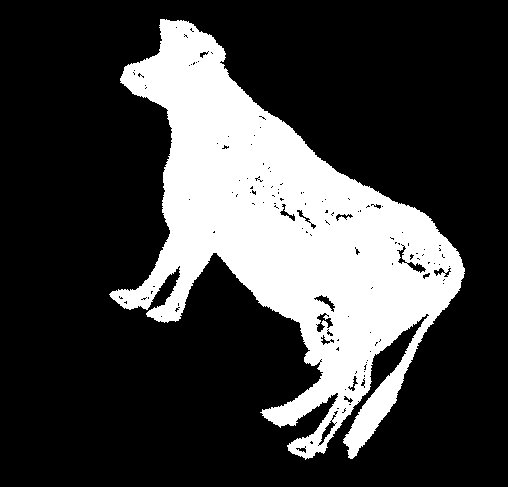
//> input picture Image Processing using C++/cattle-9.pgm, 508 x 487 px
$ ./Source1 cattle-9.pgm   (built with g++ and OpenCV 4)
//> lines starting //> are read from the running program, lines starting //| are printed output that depends on the picture; after the words box and inside, x2 and y2 are one past the last pixel; in counts of white or black regions, pixels touching at a corner belong together
#include <opencv2/core/utility.hpp>
#include "opencv2/imgproc.hpp"
#include "opencv2/imgcodecs.hpp"
#include "opencv2/highgui.hpp"
#include <iostream>
using namespace cv;
using namespace std;
Mat img;
int threshval = 100;
static void on_trackbar(int, void*)
{
    Mat bw = threshval < 128 ? (img < threshval) : (img > threshval);
    Mat labelImage(img.size(), CV_32S);
    int nLabels = connectedComponents(bw, labelImage, 8);
    std::vector<Vec3b> colors(nLabels);
    colors[0] = Vec3b(0, 0, 0);//background
    for (int label = 1; label < nLabels; ++label) {
        colors[label] = Vec3b((rand() & 255), (rand() & 255), (rand() & 255));
    }
    Mat dst(img.size(), CV_8UC3);
    for (int r = 0; r < dst.rows; ++r) {
        for (int c = 0; c < dst.cols; ++c) {
            int label = labelImage.at<int>(r, c);
            Vec3b& pixel = dst.at<Vec3b>(r, c);
            pixel = colors[label];
        }
    }
    imshow("Connected Components", dst);
}
int main(int argc, const char** argv)
{
    CommandLineParser parser(argc, argv, "{@image|stuff.jpg|image for converting to a grayscale}");
    parser.about("\nThis program demonstrates connected components and use of the trackbar\n");
    parser.printMessage();
    cout << "\nThe image is converted to grayscale and displayed, another image has a trackbar\n"
        "that controls thresholding and thereby the extracted contours which are drawn in color\n";
    String inputImage = parser.get<string>(0);
    img = imread(samples::findFile(inputImage), IMREAD_GRAYSCALE);
//> img: 487 rows x 508 cols, CV_8UC1; 25.1% white; 1 white region, box (x1, y1, x2, y2) and area: (109, 19, 465, 460) 62153
    if (img.empty())
    {
        cout << "Could not read input image file: " << inputImage << endl;
        return EXIT_FAILURE;
    }
    imshow("Image", img);
    namedWindow("Connected Components", WINDOW_AUTOSIZE);
    createTrackbar("Threshold", "Connected Components", &threshval, 255, on_trackbar);
    on_trackbar(threshval, 0);
//> in on_trackbar, `int nLabels = connectedComponents(bw, labelImage, 8);`:
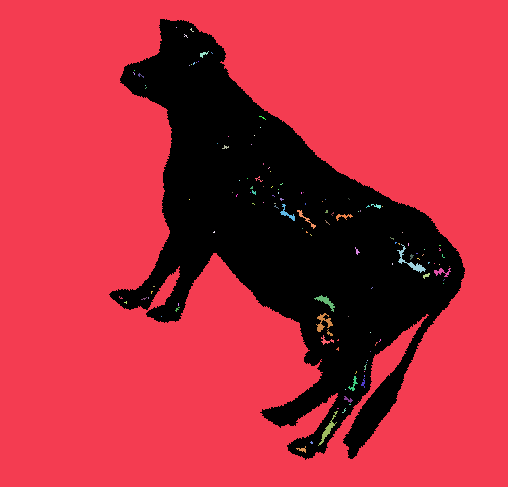
//> labelImage: 487 rows x 508 cols, CV_32SC1; 129 distinct labels, from 0 to 128; one colour per label, 0 black
//> in on_trackbar, `int nLabels = connectedComponents(bw, labelImage, 8);`: nLabels = 129
//> the loop in on_trackbar, `for (int label = 1; label < nLabels; ++label)` made 128 passes
//> in on_trackbar, `imshow("Connected Components", dst);`:
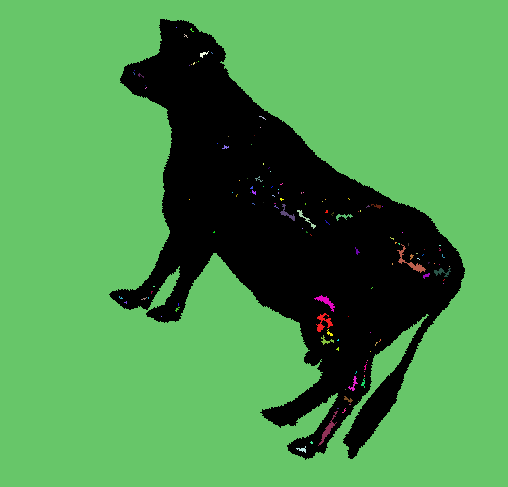
//> window 'Connected Components': 487 rows x 508 cols, CV_8UC3; mean B, G, R 78.7, 147.7, 77.4
    waitKey(0);
    return EXIT_SUCCESS;
}

$ run again, on Image Processing using C++/image001.pgm
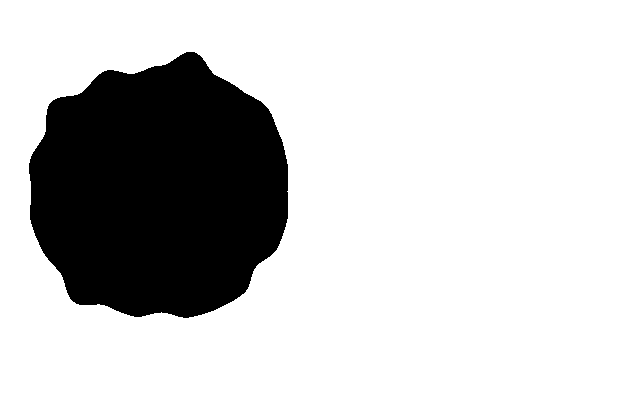
//> input picture Image Processing using C++/image001.pgm, 640 x 400 px
//> img: 400 rows x 640 cols, CV_8UC1; 79.1% white; 1 black region, box (x1, y1, x2, y2) and area: (29, 52, 288, 318) 53411
//> nLabels = 2
//> the loop in on_trackbar, `for (int label = 1; label < nLabels; ++label)` made 1 pass
//> in on_trackbar, `imshow("Connected Components", dst);`:
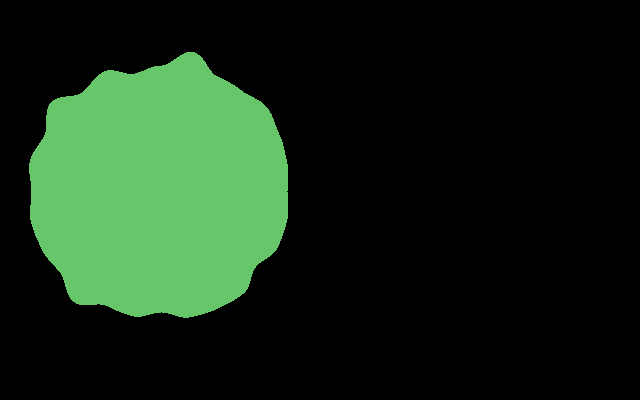
//> window 'Connected Components': 400 rows x 640 cols, CV_8UC3; mean B, G, R 21.9, 41.3, 21.5

$ run again, on Image Processing using C++/image003.pgm
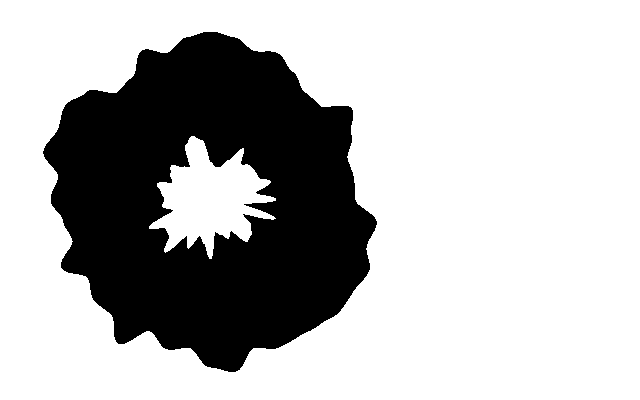
//> input picture Image Processing using C++/image003.pgm, 640 x 400 px
//> img: 400 rows x 640 cols, CV_8UC1; 72.2% white; 1 black region, box (x1, y1, x2, y2) and area: (43, 32, 377, 372) 71182
//> nLabels = 2
//> the loop in on_trackbar, `for (int label = 1; label < nLabels; ++label)` made 1 pass
//> in on_trackbar, `imshow("Connected Components", dst);`:
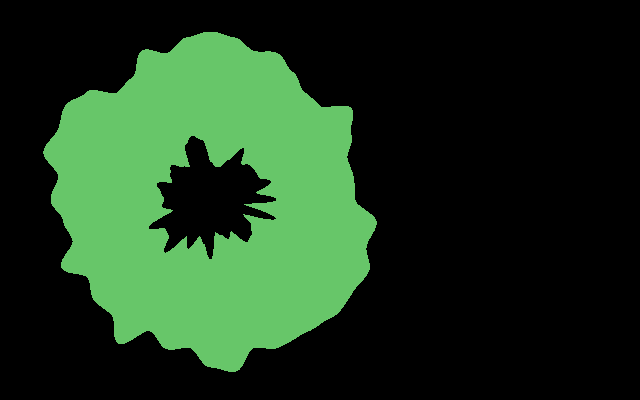
//> window 'Connected Components': 400 rows x 640 cols, CV_8UC3; mean B, G, R 29.2, 55.1, 28.6
